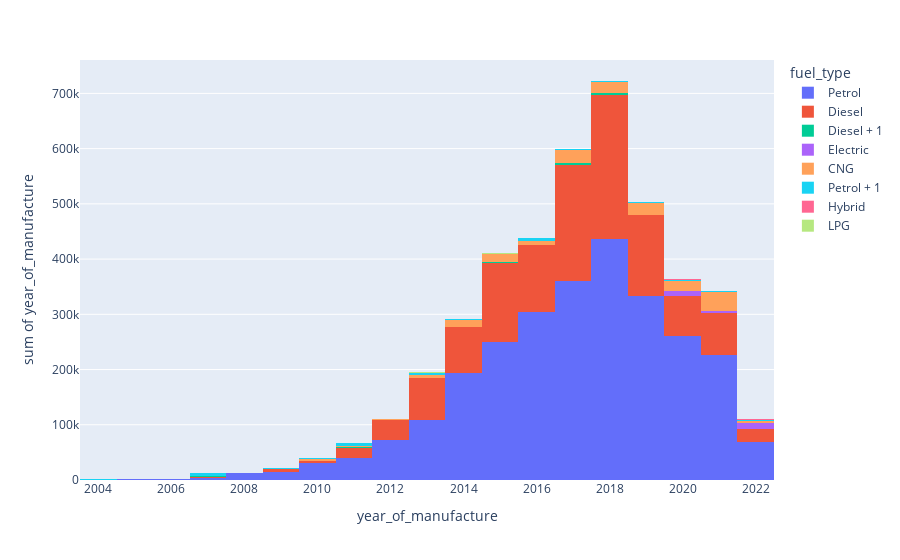

Source (notebook cell):
### Markdown cell above
# Car manufacture yearly  with fuel type

### Code cell
n_d1=data[['fuel_type','kms_driven','car_price_in_rupees','city','year_of_manufacture']]
fig = px.histogram(n_d1, x="year_of_manufacture", y="year_of_manufacture",color='fuel_type')
fig.show()

### Figure 1 — Plotly figure (JSON) as saved in the notebook; plotly's stock layout.template omitted (floating-point values rounded to 4 significant figures; data arrays with more than 128 entries replaced by an {"elided": "..."} marker saying what was removed)
{"data": [{"alignmentgroup": "True", "bingroup": "x", "histfunc": "sum", "hovertemplate": "fuel_type=Petrol<br>year_of_manufacture=%{x}<br>sum of year_of_manufacture=%{y}<extra></extra>", "legendgroup": "Petrol", "marker": {"color": "#636efa", "pattern": {"shape": ""}}, "name": "Petrol", "offsetgroup": "Petrol", "orientation": "v", "showlegend": true, "type": "histogram", "x": {"elided": "1348 int values"}, "xaxis": "x", "y": {"elided": "1348 int values"}, "yaxis": "y"}, {"alignmentgroup": "True", "bingroup": "x", "histfunc": "sum", "hovertemplate": "fuel_type=Diesel<br>year_of_manufacture=%{x}<br>sum of year_of_manufacture=%{y}<extra></extra>", "legendgroup": "Diesel", "marker": {"color": "#EF553B", "pattern": {"shape": ""}}, "name": "Diesel", "offsetgroup": "Diesel", "orientation": "v", "showlegend": true, "type": "histogram", "x": {"elided": "636 int values"}, "xaxis": "x", "y": {"elided": "636 int values"}, "yaxis": "y"}, {"alignmentgroup": "True", "bingroup": "x", "histfunc": "sum", "hovertemplate": "fuel_type=Diesel + 1<br>year_of_manufacture=%{x}<br>sum of year_of_manufacture=%{y}<extra></extra>", "legendgroup": "Diesel + 1", "marker": {"color": "#00cc96", "pattern": {"shape": ""}}, "name": "Diesel + 1", "offsetgroup": "Diesel + 1", "orientation": "v", "showlegend": true, "type": "histogram", "x": [2007, 2018, 2017, 2018, 2011, 2017, 2015], "xaxis": "x", "y": [2007, 2018, 2017, 2018, 2011, 2017, 2015], "yaxis": "y"}, {"alignmentgroup": "True", "bingroup": "x", "histfunc": "sum", "hovertemplate": "fuel_type=Electric<br>year_of_manufacture=%{x}<br>sum of year_of_manufacture=%{y}<extra></extra>", "legendgroup": "Electric", "marker": {"color": "#ab63fa", "pattern": {"shape": ""}}, "name": "Electric", "offsetgroup": "Electric", "orientation": "v", "showlegend": true, "type": "histogram", "x": [2022, 2020, 2022, 2020, 2022, 2020, 2022, 2021, 2020, 2022], "xaxis": "x", "y": [2022, 2020, 2022, 2020, 2022, 2020, 2022, 2021, 2020, 2022], "yaxis": "y"}, {"alignmentgroup": "True", "bingroup": "x", "histfunc": "sum", "hovertemplate": "fuel_type=CNG<br>year_of_manufacture=%{x}<br>sum of year_of_manufacture=%{y}<extra></extra>", "legendgroup": "CNG", "marker": {"color": "#FFA15A", "pattern": {"shape": ""}}, "name": "CNG", "offsetgroup": "CNG", "orientation": "v", "showlegend": true, "type": "histogram", "x": [2021, 2021, 2017, 2017, 2021, 2017, 2021, 2020, 2014, 2014, 2018, 2017, 2016, 2016, 2017, 2019, 2018, 2021, 2015, 2017, 2022, 2017, 2020, 2015, 2016, 2018, 2021, 2012, 2022, 2011, 2020, 2015, 2019, 2015, 2019, 2021, 2018, 2021, 2019, 2013, 2017, 2014, 2019, 2015, 2020, 2018, 2019, 2018, 2021, 2021, 2015, 2015, 2018, 2020, 2019, 2016, 2021, 2020, 2019, 2014, 2014, 2021, 2020, 2021, 2020, 2020, 2018, 2018, 2017, 2021, 2017, 2018, 2021, 2010, 2019, 2021, 2013, 2010, 2017, 2021, 2019, 2014], "xaxis": "x", "y": [2021, 2021, 2017, 2017, 2021, 2017, 2021, 2020, 2014, 2014, 2018, 2017, 2016, 2016, 2017, 2019, 2018, 2021, 2015, 2017, 2022, 2017, 2020, 2015, 2016, 2018, 2021, 2012, 2022, 2011, 2020, 2015, 2019, 2015, 2019, 2021, 2018, 2021, 2019, 2013, 2017, 2014, 2019, 2015, 2020, 2018, 2019, 2018, 2021, 2021, 2015, 2015, 2018, 2020, 2019, 2016, 2021, 2020, 2019, 2014, 2014, 2021, 2020, 2021, 2020, 2020, 2018, 2018, 2017, 2021, 2017, 2018, 2021, 2010, 2019, 2021, 2013, 2010, 2017, 2021, 2019, 2014], "yaxis": "y"}, {"alignmentgroup": "True", "bingroup": "x", "histfunc": "sum", "hovertemplate": "fuel_type=Petrol + 1<br>year_of_manufacture=%{x}<br>sum of year_of_manufacture=%{y}<extra></extra>", "legendgroup": "Petrol + 1", "marker": {"color": "#19d3f3", "pattern": {"shape": ""}}, "name": "Petrol + 1", "offsetgroup": "Petrol + 1", "orientation": "v", "showlegend": true, "type": "histogram", "x": [2018, 2011, 2011, 2013, 2022, 2017, 2009, 2016, 2016, 2007, 2019, 2021, 2007, 2004, 2013, 2020, 2010, 2014], "xaxis": "x", "y": [2018, 2011, 2011, 2013, 2022, 2017, 2009, 2016, 2016, 2007, 2019, 2021, 2007, 2004, 2013, 2020, 2010, 2014], "yaxis": "y"}, {"alignmentgroup": "True", "bingroup": "x", "histfunc": "sum", "hovertemplate": "fuel_type=Hybrid<br>year_of_manufacture=%{x}<br>sum of year_of_manufacture=%{y}<extra></extra>", "legendgroup": "Hybrid", "marker": {"color": "#FF6692", "pattern": {"shape": ""}}, "name": "Hybrid", "offsetgroup": "Hybrid", "orientation": "v", "showlegend": true, "type": "histogram", "x": [2022, 2020], "xaxis": "x", "y": [2022, 2020], "yaxis": "y"}, {"alignmentgroup": "True", "bingroup": "x", "histfunc": "sum", "hovertemplate": "fuel_type=LPG<br>year_of_manufacture=%{x}<br>sum of year_of_manufacture=%{y}<extra></extra>", "legendgroup": "LPG", "marker": {"color": "#B6E880", "pattern": {"shape": ""}}, "name": "LPG", "offsetgroup": "LPG", "orientation": "v", "showlegend": true, "type": "histogram", "x": [2013, 2015], "xaxis": "x", "y": [2013, 2015], "yaxis": "y"}], "layout": {"barmode": "relative", "legend": {"title": {"text": "fuel_type"}, "tracegroupgap": 0}, "margin": {"t": 60}, "xaxis": {"anchor": "y", "domain": [0, 1], "title": {"text": "year_of_manufacture"}}, "yaxis": {"anchor": "x", "domain": [0, 1], "title": {"text": "sum of year_of_manufacture"}}}}
